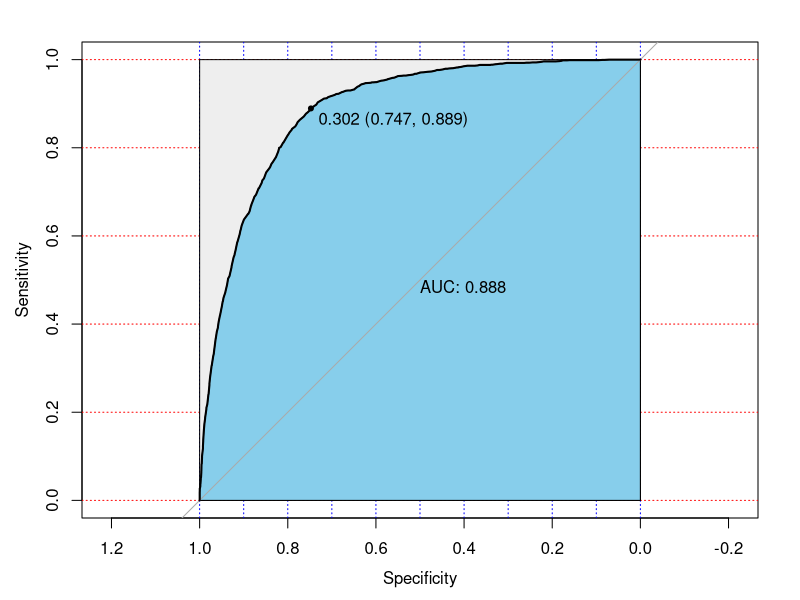
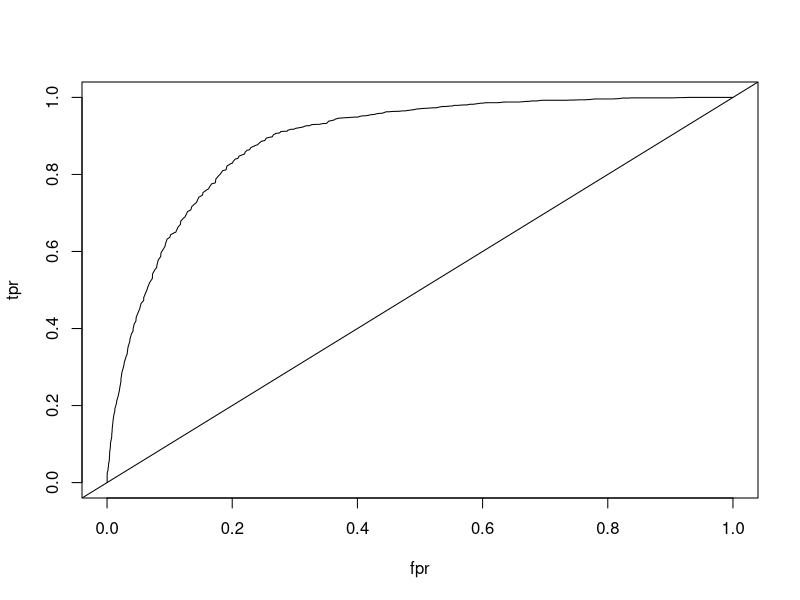

Here is the R script that generated these plots, in order:
library(pROC)
df <- read.csv("churn.csv")

head(df)

modelA <- lm(Churned ~ Age + Married + Cust_years + Churned_contacts, data = df)

summary(modelA)

modelB <- lm(Churned ~ Age + Married + Churned_contacts, data = df)

summary(modelB)

modelC <- lm(Churned ~ Age + Churned_contacts, data = df)

summary(modelC)

pre <- predict(modelC, type='response')

# draw ROC
modelCroc <- roc(df$Churned, pre)

plot(modelCroc, print.auc=TRUE, auc.polygon=TRUE, grid=c(0.1, 0.2),
     grid.col=c("blue", "red"), max.auc.polygon=TRUE,
     auc.polygon.col="skyblue", print.thres=TRUE)

# put the predicted probability prob and the actual result y in a data frame
data <- data.frame(prob=pre, obs=df$Churned)

# sort by predicted probability from low to high
data <- data[order(data$prob),]
n <- nrow(data)
tpr <- fpr <- rep(0,n)

# calculate TPR and FPR according to different thresholds
for (i in 1:n) {
  threshold <- data$prob[i]
  tp <- sum(data$prob > threshold & data$obs == 1)
  fp <- sum(data$prob > threshold & data$obs == 0)
  tn <- sum(data$prob < threshold & data$obs == 0)
  fn <- sum(data$prob < threshold & data$obs == 1)
  tpr[i] <- tp/(tp+fn) 
  fpr[i] <- fp/(tn+fp)
}
plot(fpr,tpr,type='l')
abline(a=0,b=1)



